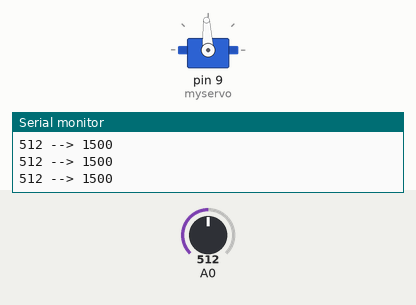
Simulated run of this sketch. Board: Arduino Uno, built with avr-gcc and run on an emulated ATmega328P. Shown: servo, the last lines printed to the serial monitor. Inputs (shaded band) come from the test bench; at power-on: A0 = 512.

Above: at 1.2 s.
1.3 s: A0 set to 11
At 2.1 s:
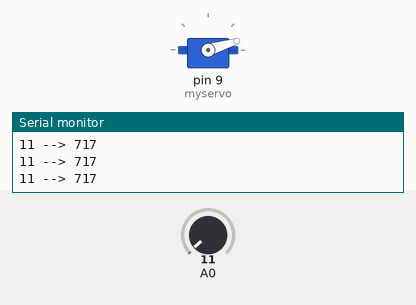
2.8 s: A0 set to 8
At 3.3 s:
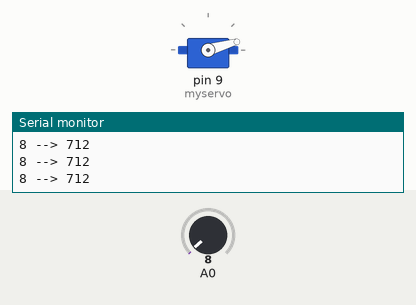
5.8 s: A0 set to 122
At 7.0 s:
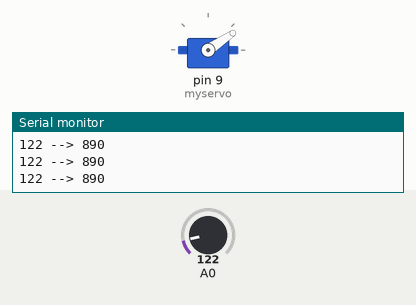
7.3 s: A0 set to 306
At 7.9 s:
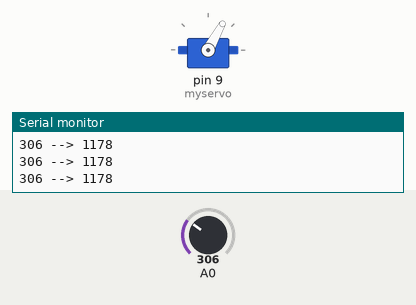
8.8 s: A0 set to 716
At 9.2 s:
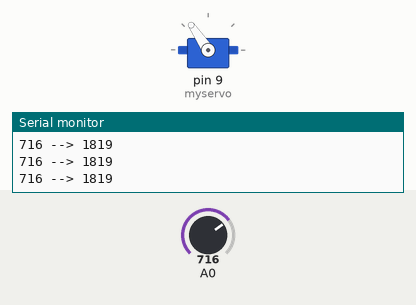
10.3 s: A0 set to 511
At 11.6 s:
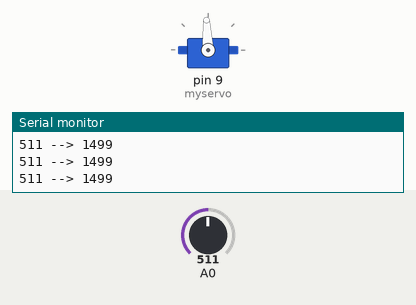
Timing chart, 0 to 12.8 s (numbered marks = the images above; inputs shaded):
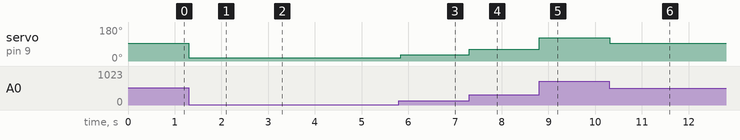

The sketch:

ProbadorServos.ino
```cpp
/*
   Programa: ServoMotores
   Maneja la posición de un servo analógico a partir de la lextura de un potenciometro
   El poteciometro se conecta a al pin 0
   La señal del servo (cable blanco) va conectado al pin 9

   Artor: Diego Fernandez Sanz
   Fecha: 03/01/2015

*/

#include <Servo.h>


Servo myservo;  			// Instancia el objeto servo

int val;    				// Variable auxiliar para almacenar el valor de la lectura del potenciometro

void setup()
{
 Serial.begin(9600);
 myservo.attach(9);  			// Conecta el servo al pin 9
}


void loop()
{
   val = analogRead(A0);            // lee el potenciometro (valores entre 0 .. 1023)
   Serial.print(val);		    // saco por el monitor serial el valor del poteciometro que leí
   Serial.print(" --> ");


   val = map(val, 0, 1023, 700, 2300);  // calculo el ángulo en el que debe estar el servo matcheandolo con la posición del potenciometro
   Serial.println(val);			// saco el valor del angulo del servo que acabo de calcular


   myservo.writeMicroseconds(val);     // mando al servo la nueva posición en la que debe estar

   delay(40);                         // Delay empirico para que no tiemble el servo y reaccione rápido


}
```

Measured:
- after the input at 1.3 s, servo on pin 9 (myservo): 93° → 17° at once
- after the input at 2.8 s, servo on pin 9 (myservo): 17° → 16° at once
- after the input at 5.8 s, servo on pin 9 (myservo): 16° → 34° at once
- after the input at 7.3 s, servo on pin 9 (myservo): 34° → 61° at once
- after the input at 8.8 s, servo on pin 9 (myservo): 61° → 124° at once
- after the input at 10.3 s, servo on pin 9 (myservo): 124° → 93° at once
